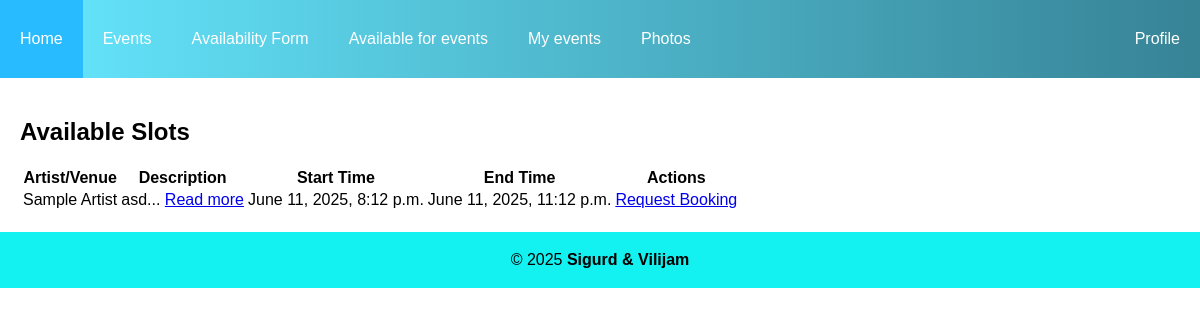
The page /available/ (signed in) on the database its author committed.
### app/models.py (models this page shows, shortened)
class Availability(models.Model):
    TYPE_CHOICES = [
        ("artist", "Artist"),
        ("venue", "Venue"),
    ]
    type = models.CharField(max_length=10, choices=TYPE_CHOICES)
    artist = models.ForeignKey(
        Artist,
        on_delete=models.CASCADE,
        null=True,
        blank=True,
        related_name="availability_artist",
    )
    venue = models.ForeignKey(
        Venue,
        on_delete=models.CASCADE,
        null=True,
        blank=True,
        related_name="availability_venue",
    )
    start_time = models.DateTimeField()
    end_time = models.DateTimeField()
    description = models.TextField()
    class Meta:
        constraints = [
            models.CheckConstraint(
                check=(
                    models.Q(artist__isnull=False, venue__isnull=True)
                    | models.Q(artist__isnull=True, venue__isnull=False)
                ),
                name="artist_or_venue_only",
            )
        ]

class Artist(models.Model):
    user = models.OneToOneField(
        User, on_delete=models.CASCADE, related_name="artist_user"
    )
    artistimage = models.ImageField(
        upload_to="artistpics/", default="artistpics/default.png", null=True, blank=True
    )
    artistfans = models.ManyToManyField(User, related_name="artist_fans", blank=True)
    genres = models.ManyToManyField(Genre, related_name="artists", blank=True)

class User(AbstractUser):
    choices = [
        ("fan", "Fan"),
        ("artist", "Artist"),
        ("venue", "Venue"),
        ("doorman", "Doorman"),
    ]
    role = models.CharField(max_length=100, choices=choices, default="fan")
    profilename = models.CharField(
        max_length=100
    )  # Name on profile different from username and full name
    bio = models.TextField(max_length=1000, null=True, blank=True)
    profilepic = models.ImageField(
        upload_to="profilepics/",
        default="profilepics/default.png",
        null=True,
        blank=True,
    )

### app/views.py (the view)
# urls.py: path('available/', views.available, name='available'),
@profile_required
@login_required
@role_required(["artist", "venue"])
def available(request):
    availabilities = Availability.objects.all().order_by("start_time")
    return render(request, "available.html", {"availabilities": availabilities})

### app/utils.py (called while the page is built)
def role_required(allowed_roles):
    def decorator(view_func):
        @wraps(view_func)
        def _wrapped_view(request, *args, **kwargs):
            if not request.user.is_authenticated:
                return HttpResponse(
                    "You must be logged in to access this page.", status=403
                )
            if request.user.role not in allowed_roles:
                return HttpResponse(
                    "You do not have permission to access this page.", status=403
                )
            return view_func(request, *args, **kwargs)
        return _wrapped_view
    return decorator

def profile_required(view_func):
    @wraps(view_func)
    def checkprofile(request, *args, **kwargs):
        user = request.user
        if not (
            hasattr(user, "fan_user")
            or hasattr(user, "artist_user")
            or hasattr(user, "venue_user")
            or hasattr(user, "doorman_user")
        ):
            return redirect("createprofile")
        return view_func(request, *args, **kwargs)
    return checkprofile

### templates/available.html
{% extends "base.html" %}
{% block content %}
<div class="container">
    <h2>Available Slots</h2>
    {% if availabilities %}
    <table class="availability-table">
        <thead>
            <tr>
                <th>Artist/Venue</th>
                <th>Description</th>
                <th>Start Time</th>
                <th>End Time</th>
                <th>Actions</th>
            </tr>
        </thead>
        <tbody>
            {% for availability in availabilities %}
            <tr>
                <td>
                    {% if availability.artist %}
                    {{ availability.artist.user.profilename|default:availability.artist.user.username }}
                    {% elif availability.venue %}
                    {{ availability.venue.user.profilename|default:availability.venue.user.username }}
                    {% else %}
                    Unknown
                    {% endif %} </td>
                <td title="{{ availability.description }}">
                    {{ availability.description|slice:":100" }}...
                    <a href="{% url 'listingdetail' 'availability' availability.id %}"
                        class="btn btn-outline-secondary btn-sm" target="_blank">Read more</a>
                </td>
                <td>{{ availability.start_time }}</td>
                <td>{{ availability.end_time }}</td>
                <td>
                    {% if availability.artist and availability.artist.user == request.user or availability.venue and availability.venue.user == request.user %}
                    <form method="POST" action="{% url 'listingdetail' 'availability' availability.id %}">
                        {% csrf_token %}
                        <input type="hidden" name="delete" value="true">
                        <button type="submit" class="btn btn-danger btn-sm"
                            onclick="return confirm('Are you sure you want to delete this listing?')">Delete
                            Listing</button>
                    </form>
                    {% else %}
                    <a href="{% url 'requestbooking' availability.id %}" class="btn btn-primary btn-sm">Request
                        Booking</a>
                    {% endif %}
                </td>
            </tr>
            {% endfor %}
        </tbody>
    </table>
</div>
{% else %}
<p>No available slots at the moment.</p>
{% endif %}
{% endblock %}1

### static/css/base.css (style rules this page uses)
body { font-family: Verdana, Geneva, Tahoma, sans-serif; background: linear-gradient(rgb(255, 255, 255), rgb(255, 255, 255)); margin: 0; }
.container { max-width: 1200px; margin: 0 auto; padding: 20px; }
table td { max-width: 200px; overflow-wrap: break-word; word-wrap: break-word; word-break: break-all; white-space: normal; overflow: hidden; text-overflow: ellipsis; }
.availability-table td, .booking-table td { max-width: 250px; overflow-wrap: break-word; word-wrap: break-word; word-break: break-all; white-space: normal; overflow: hidden; text-overflow: ellipsis; }

### rows shown on the page
Availability: artist.user.profilename "Sample Artist", description "asd", start_time "June 11, 2025, 8:12 p.m.", end_time "June 11, 2025, 11:12 p.m.", shows "Request Booking"
